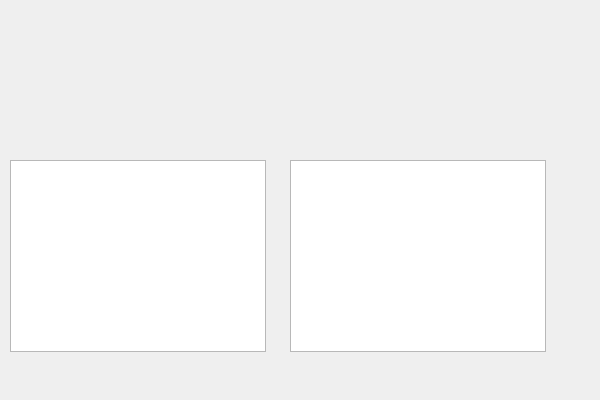
<?xml version="1.0" encoding="UTF-8"?>
<ui version="4.0">
 <class>CompanyWindowClass</class>
 <widget class="QWidget" name="CompanyWindowClass">
  <property name="geometry">
   <rect>
    <x>0</x>
    <y>0</y>
    <width>600</width>
    <height>400</height>
   </rect>
  </property>
  <property name="windowTitle">
   <string>CompanyWindow</string>
  </property>
  <property name="styleSheet">
   <string notr="true">.QTabWidget::pane {
	color: rgb(254, 255, 244);
}
.QTableView QTableCornerButton::section {
	background-color: rgb(71,153,176);
}
.QHeaderView::section {
    background-color: rgb(71,153,176);
    color: white;
    height: 35px;
    font: 14px;
}

QScrollBar:vertical {
    background: rgb(188, 224, 235);
}
.QScrollBar::handle:vertical {
    background: rgb(71, 153, 176);
 }
.QScrollBar:horizontal {
    background: rgb(188, 224, 235);
}
.QScrollBar::handle:horizontal {
    background: rgb(71, 153, 176);
 }
</string>
  </property>
  <widget class="QTableView" name="projectsList">
   <property name="geometry">
    <rect>
     <x>10</x>
     <y>160</y>
     <width>256</width>
     <height>192</height>
    </rect>
   </property>
  </widget>
  <widget class="QTableView" name="tasksList">
   <property name="geometry">
    <rect>
     <x>290</x>
     <y>160</y>
     <width>256</width>
     <height>192</height>
    </rect>
   </property>
  </widget>
 </widget>
 <layoutdefault spacing="6" margin="11"/>
 <resources/>
 <connections/>
</ui>
